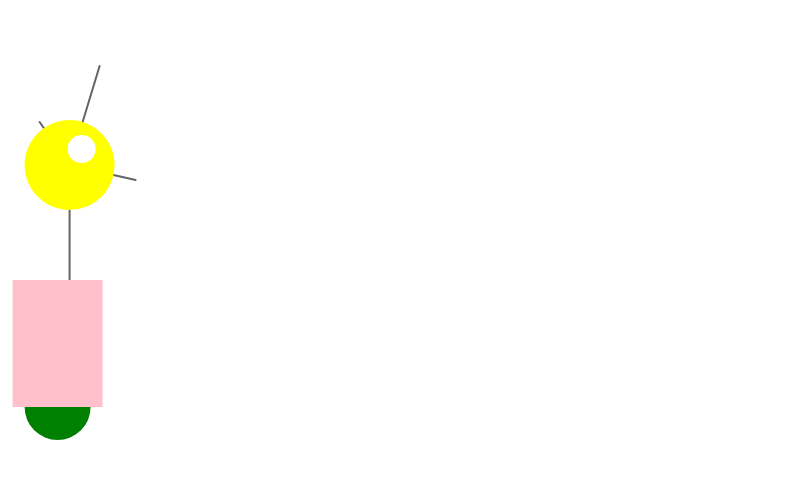
Frame 1 (no input)
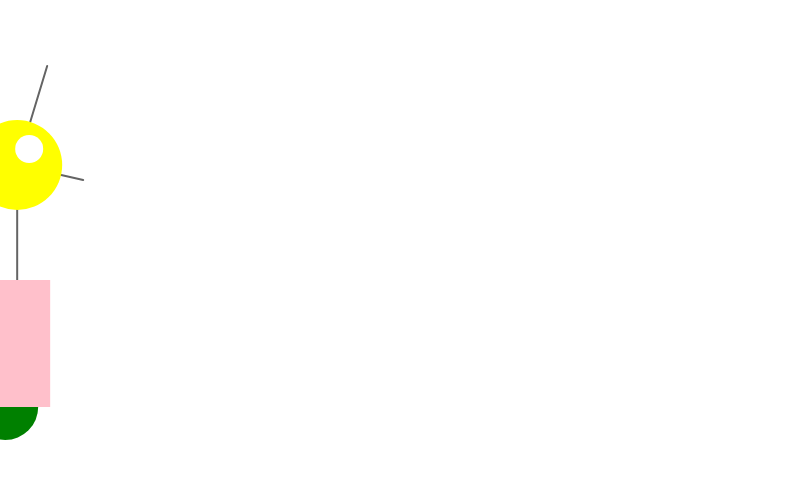
Frame 60 (no input)
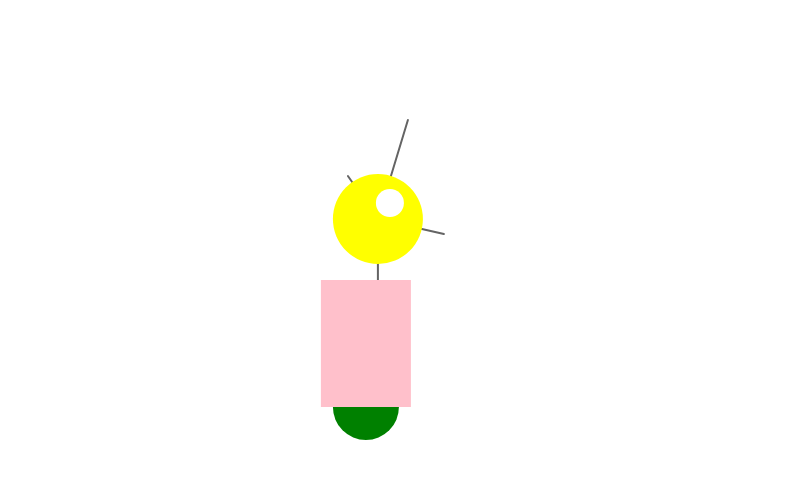
Frame 120 (the mouse pressed at the canvas centre since frame 60)

The p5.js sketch that drew these frames (run headless with seeded random() and noise() and a simulated clock; from frame 60 on, the mouse is pressed at the canvas centre):

// p5.js sketch
// ── sketch.js
var x=60;
var y=440;
var radius = 45;
var bodyHeight = 160;
var neckHeight = 70;
var easing = 0.04;

function setup(){
 createCanvas(800,480);
  strokeWeight(2);
  ellipseMode(RADIUS);
}
function draw(){
  background("white");
  var targetX=mouseX;
  x=x+(targetX-x)* easing;
  
  if(mouseIsPressed){
    neckHeight = 16;
    BodyHeight= 90;
  }
  else{
    neckHeight = 70;
    bodyHeight = 160;
  }
  var neckY=y-bodyHeight-neckHeight-radius;
  
  
  stroke(100);
  line(x+12,y-bodyHeight,x+12,neckY);
  
  line(x+12,neckY,x-18,neckY-43);
  line(x+12,neckY,x+42,neckY-99);
  line(x+12,neckY,x+78,neckY+15);
  
  noStroke();
  fill("green");
  ellipse(x,y-33,33,33);
  fill("pink");
  rect(x-45,y-bodyHeight,90,bodyHeight-33);
  
  fill("yellow");
  ellipse(x+12,neckY,radius,radius);
  fill("white");
  ellipse(x+24,neckY-16,14,14);

  ellipse(x+24,neckY-6,3,3);
  
}
